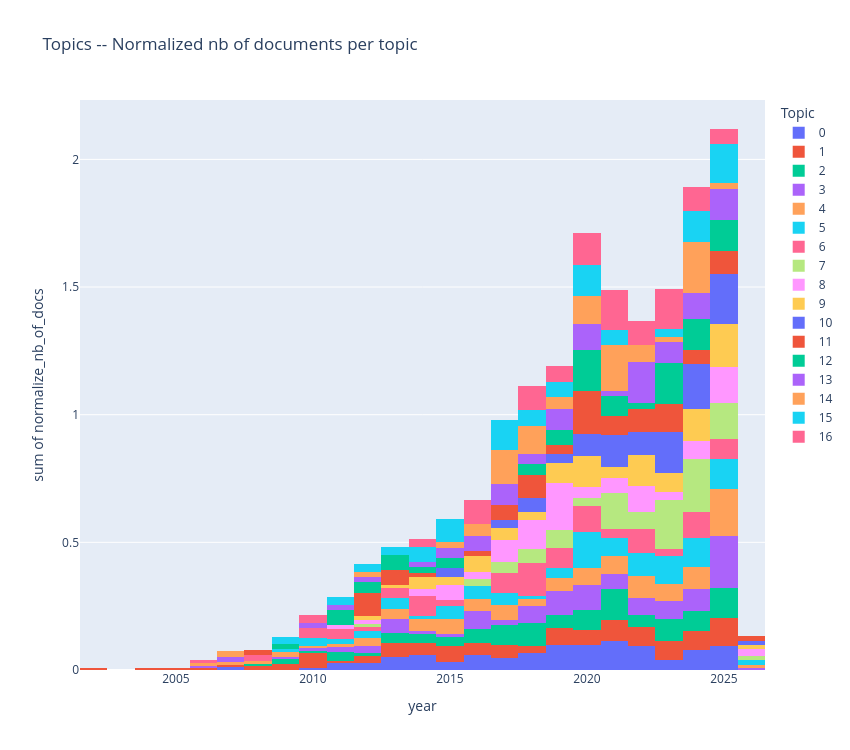

Notebook code cell kept with this figure:
### Markdown cell above
### Normalized nb of documents per topic over time

### Code cell
fig = px.histogram(bertopic_results_wo_outliers.sort_values(by=["Topic"]), x="year", y="normalize_nb_of_docs", color="Topic",
                   title=f"Topics -- Normalized nb of documents per topic",
                   nbins=30)
fig.update_layout(
    width = 850,
    height = 750,
)
fig.show()
